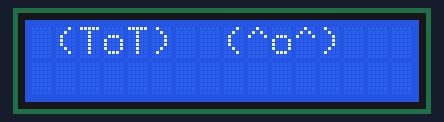
A sketch run on a simulated Arduino Uno, built with avr-gcc and run on an emulated ATmega328P. On the bench: 16×2 character LCD.

Above: at 0.1 s.
At 1.1 s:
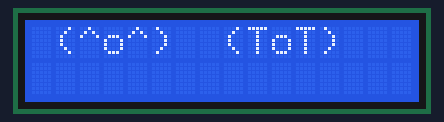

The sketch:

lcd_quiz.ino
```cpp
#include <Wire.h>
#include <LiquidCrystal_I2C.h>

LiquidCrystal_I2C lcd(0x27, 16, 2);
boolean toggle = false;

void setup() {
  lcd.begin();
  lcd.backlight();
}

void loop() {
  lcd.clear();

  if(toggle == true){
    lcd.print(" (^o^)  (ToT) ");
    toggle = false;
  } else {
    lcd.print(" (ToT)  (^o^) ");
    toggle = true;
  }

  delay(1000);
}
```

Measured:
- what the display in image 1 shows lasts 1.0 s, from 1.1 s to 2.1 s
